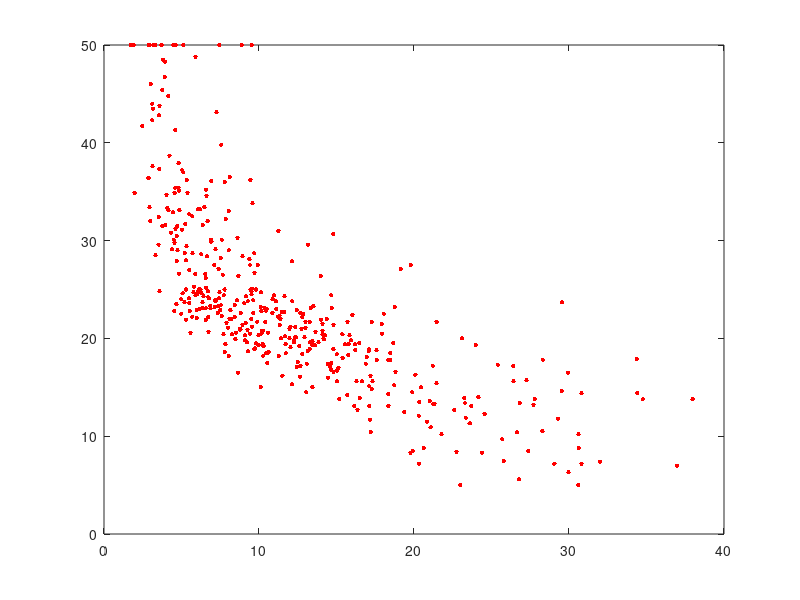

Recreate this plot in MATLAB. (Note: this script raises an error after producing the figure.)
clear
clc
A = csvread('linear_data.csv',1,0);

X = A(:,2);
Y = A(:,3);
plot(X, Y, "r.", 'MarkerSize', 10);
coeffs = polyfit(X, Y, 1);

tamanio = length(Y);
theta = zeros(2,1);
iteraciones = 1500;

Alpha = 0.01;

X = [ones(tamanio,1),A(:,2)];
J = CostoComputacional(X,Y,theta);

[theta,Jh] = GradienteDescenso(X,Y,theta,Alpha,iteraciones);

hold on;
plot(X(:,2),X*theta, '-');
hold off;
